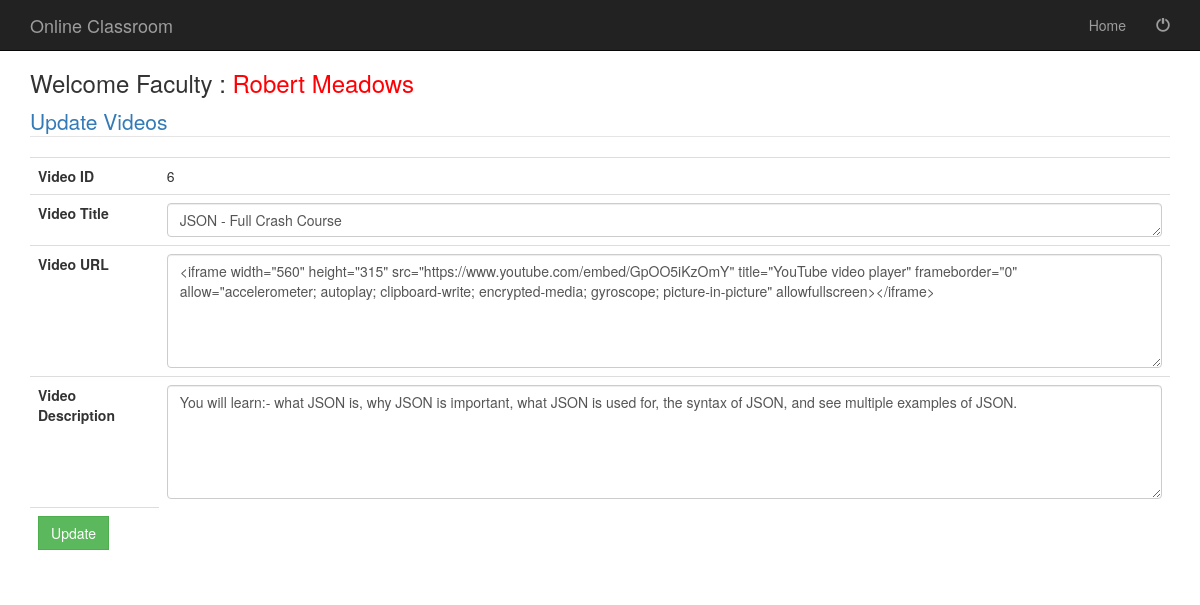
The page /managevideos2.php?editassid=6 (signed in) on the database its author committed.
### tables this page shows
CREATE TABLE `video` (
  `V_id` int(10) NOT NULL,
  `V_Title` varchar(50) NOT NULL,
  `V_Url` longtext NOT NULL,
  `V_Remarks` longtext NOT NULL
);

### managevideos2.php (the view, shortened to what this page needs)
<?php
$fname = $_SESSION[ "fname" ];
?>
<?php include('fhead.php');  ?>
<div class="container">
	<div class="row">
		<div class="col-md-12">
			<h3> Welcome Faculty : <a href="welcomefaculty.php" ><span style="color:#FF0004"> <?php echo $fname; ?></span></a> </h3>
			<?php
			include( 'database.php' );
			$make = $_GET[ 'editassid' ];
			$sql = "SELECT * FROM video WHERE V_id=$make";
			$rs = mysqli_query( $connect, $sql );
			while ( $row = mysqli_fetch_array( $rs ) ) {
				?>
			<fieldset>
				<legend><a href="managevideos.php" >Update Videos</a></legend>
				<form action="" method="POST" name="UpdateVideo">
					<table class="table table-hover">
						<tr>
							<td><strong>Video ID</strong>
							</td>
							<td>
								<?php $V_id=$row['V_id']; echo $V_id; ?>
							</td>
						</tr>
						<tr>
						<td><strong>Video Title</strong>
							</td>
							<td>
							<textarea name="V_Title" rows="1" cols="50" class="form-control"><?php $V_Title=$row['V_Title']; echo $V_Title; ?></textarea>
							</td>
						</tr>
						<tr>
							<td><strong>Video URL</strong>
							</td>
							<td>
							<textarea name="V_Url" rows="5" cols="150" class="form-control"><?php $V_Url=$row['V_Url']; echo $V_Url; ?></textarea>
							</td>
						</tr>
						<tr>
							<td><strong>Video Description</strong>
							</td>
							<td>
							<textarea name="V_Remarks" rows="5" cols="150" class="form-control"><?php $V_Remarks=$row['V_Remarks']; echo $V_Remarks; ?></textarea>
							</td>
						</tr>
						<td><button type="submit" name="update" class="btn btn-success" style="border-radius:0%">Update</button>
						</td>
						<?php
						}
						?>
					</table>
				</form>
			</fieldset>
		</div>
	</div>
	<?php include('allfoot.php');  ?>

### css/modern-business.css (style rules this page uses)
html, body { height: 100%; }
body { padding-top: 50px; }

### rows shown on the page
video: V_id "6", V_Title "JSON - Full Crash Course", V_Url "<iframe width=\"560\" height=\"315\" src=\"https://www.youtube.com/embed/GpOO5iKzOmY\" title=\"YouTube video player\" frameborder=\"0\" allow=\"accelerometer; autoplay; clipboard-write; encrypted-media; gyroscope; picture-in-picture\" allowfullscreen></iframe>", V_Remarks "You will learn:- what JSON is, why JSON is important, what JSON is used for, the syntax of JSON, and see multiple examples of JSON."

### other values the page prints
$fname "Robert Meadows"
